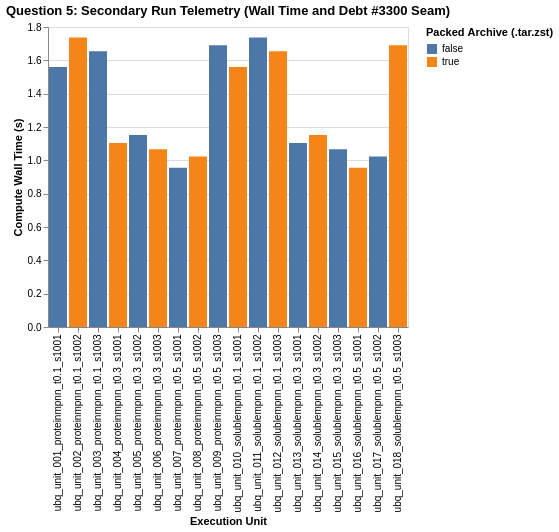

Write a Vega-Lite specification for this figure.
### Vega-Lite specification from a JSON file in a GitHub repository (floating-point values rounded to 4 significant figures)
{"$schema": "https://vega.github.io/schema/vega-lite/v5.json", "data": {"values": [{"completed_at_utc": "2026-11-06T20:30:00Z", "duration_s": 1.56, "failure_reason": null, "is_packed": false, "manifest_row_hash": "ubq_unit_001_proteinmpnn_t0.1_s1001", "status": "COMMITTED"}, {"completed_at_utc": "2026-11-06T20:30:00Z", "duration_s": 1.737, "failure_reason": null, "is_packed": true, "manifest_row_hash": "ubq_unit_002_proteinmpnn_t0.1_s1002", "pack_telemetry": {"backend": "zstandard", "compressed_bytes": 927, "compression_ratio": 5.661, "member_count": 2, "pack_wall_ms": 12.73, "raw_bytes": 5248, "schema": "xtrax.pack_telemetry/1"}, "status": "COMMITTED"}, {"completed_at_utc": "2026-11-06T20:30:00Z", "duration_s": 1.655, "failure_reason": null, "is_packed": false, "manifest_row_hash": "ubq_unit_003_proteinmpnn_t0.1_s1003", "status": "COMMITTED"}, {"completed_at_utc": "2026-11-06T20:30:00Z", "duration_s": 1.104, "failure_reason": null, "is_packed": true, "manifest_row_hash": "ubq_unit_004_proteinmpnn_t0.3_s1001", "pack_telemetry": {"backend": "zstandard", "compressed_bytes": 1131, "compression_ratio": 4.64, "member_count": 2, "pack_wall_ms": 8.57, "raw_bytes": 5248, "schema": "xtrax.pack_telemetry/1"}, "status": "COMMITTED"}, {"completed_at_utc": "2026-11-06T20:30:00Z", "duration_s": 1.152, "failure_reason": null, "is_packed": false, "manifest_row_hash": "ubq_unit_005_proteinmpnn_t0.3_s1002", "status": "COMMITTED"}, {"completed_at_utc": "2026-11-06T20:30:00Z", "duration_s": 1.066, "failure_reason": null, "is_packed": true, "manifest_row_hash": "ubq_unit_006_proteinmpnn_t0.3_s1003", "pack_telemetry": {"backend": "zstandard", "compressed_bytes": 1125, "compression_ratio": 4.665, "member_count": 2, "pack_wall_ms": 16.61, "raw_bytes": 5248, "schema": "xtrax.pack_telemetry/1"}, "status": "COMMITTED"}, {"completed_at_utc": "2026-11-06T20:30:00Z", "duration_s": 0.9551, "failure_reason": null, "is_packed": false, "manifest_row_hash": "ubq_unit_007_proteinmpnn_t0.5_s1001", "status": "COMMITTED"}, {"completed_at_utc": "2026-11-06T20:30:00Z", "duration_s": 1.023, "failure_reason": null, "is_packed": true, "manifest_row_hash": "ubq_unit_008_proteinmpnn_t0.5_s1002", "pack_telemetry": {"backend": "zstandard", "compressed_bytes": 1210, "compression_ratio": 4.337, "member_count": 2, "pack_wall_ms": 9.101, "raw_bytes": 5248, "schema": "xtrax.pack_telemetry/1"}, "status": "COMMITTED"}, {"completed_at_utc": "2026-11-06T20:30:00Z", "duration_s": 1.691, "failure_reason": null, "is_packed": false, "manifest_row_hash": "ubq_unit_009_proteinmpnn_t0.5_s1003", "status": "COMMITTED"}, {"completed_at_utc": "2026-11-06T20:30:00Z", "duration_s": 1.56, "failure_reason": null, "is_packed": true, "manifest_row_hash": "ubq_unit_010_solublempnn_t0.1_s1001", "pack_telemetry": {"backend": "zstandard", "compressed_bytes": 888, "compression_ratio": 5.91, "member_count": 2, "pack_wall_ms": 16.26, "raw_bytes": 5248, "schema": "xtrax.pack_telemetry/1"}, "status": "COMMITTED"}, {"completed_at_utc": "2026-11-06T20:30:00Z", "duration_s": 1.737, "failure_reason": null, "is_packed": false, "manifest_row_hash": "ubq_unit_011_solublempnn_t0.1_s1002", "status": "COMMITTED"}, {"completed_at_utc": "2026-11-06T20:30:00Z", "duration_s": 1.655, "failure_reason": null, "is_packed": true, "manifest_row_hash": "ubq_unit_012_solublempnn_t0.1_s1003", "pack_telemetry": {"backend": "zstandard", "compressed_bytes": 874, "compression_ratio": 6.005, "member_count": 2, "pack_wall_ms": 13.44, "raw_bytes": 5248, "schema": "xtrax.pack_telemetry/1"}, "status": "COMMITTED"}, {"completed_at_utc": "2026-11-06T20:30:00Z", "duration_s": 1.104, "failure_reason": null, "is_packed": false, "manifest_row_hash": "ubq_unit_013_solublempnn_t0.3_s1001", "status": "COMMITTED"}, {"completed_at_utc": "2026-11-06T20:30:00Z", "duration_s": 1.152, "failure_reason": null, "is_packed": true, "manifest_row_hash": "ubq_unit_014_solublempnn_t0.3_s1002", "pack_telemetry": {"backend": "zstandard", "compressed_bytes": 1137, "compression_ratio": 4.616, "member_count": 2, "pack_wall_ms": 9.16, "raw_bytes": 5248, "schema": "xtrax.pack_telemetry/1"}, "status": "COMMITTED"}, {"completed_at_utc": "2026-11-06T20:30:00Z", "duration_s": 1.066, "failure_reason": null, "is_packed": false, "manifest_row_hash": "ubq_unit_015_solublempnn_t0.3_s1003", "status": "COMMITTED"}, {"completed_at_utc": "2026-11-06T20:30:00Z", "duration_s": 0.9551, "failure_reason": null, "is_packed": true, "manifest_row_hash": "ubq_unit_016_solublempnn_t0.5_s1001", "pack_telemetry": {"backend": "zstandard", "compressed_bytes": 1323, "compression_ratio": 3.967, "member_count": 2, "pack_wall_ms": 8.479, "raw_bytes": 5248, "schema": "xtrax.pack_telemetry/1"}, "status": "COMMITTED"}, {"completed_at_utc": "2026-11-06T20:30:00Z", "duration_s": 1.023, "failure_reason": null, "is_packed": false, "manifest_row_hash": "ubq_unit_017_solublempnn_t0.5_s1002", "status": "COMMITTED"}, {"completed_at_utc": "2026-11-06T20:30:00Z", "duration_s": 1.691, "failure_reason": null, "is_packed": true, "manifest_row_hash": "ubq_unit_018_solublempnn_t0.5_s1003", "pack_telemetry": {"backend": "zstandard", "compressed_bytes": 1304, "compression_ratio": 4.024, "member_count": 2, "pack_wall_ms": 8.963, "raw_bytes": 5248, "schema": "xtrax.pack_telemetry/1"}, "status": "COMMITTED"}]}, "description": "Duration distributions and transparent debt #3300 pack seam.", "encoding": {"color": {"field": "is_packed", "title": "Packed Archive (.tar.zst)", "type": "nominal"}, "x": {"field": "manifest_row_hash", "title": "Execution Unit", "type": "nominal"}, "y": {"field": "duration_s", "title": "Compute Wall Time (s)", "type": "quantitative"}}, "mark": {"tooltip": true, "type": "bar"}, "title": "Question 5: Secondary Run Telemetry (Wall Time and Debt #3300 Seam)", "transform": [{"filter": "isValid(datum.duration_s) && datum.duration_s != null"}]}
